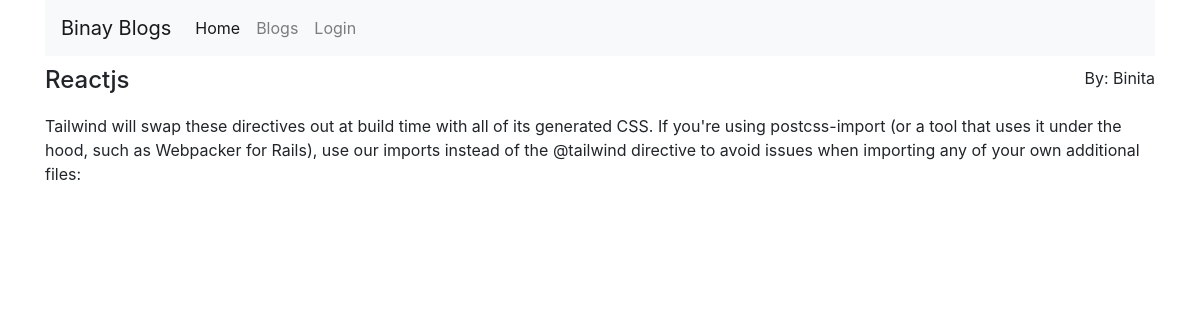
Page /blogs/3/ on the committed database.
### blogs/models.py (models this page shows, shortened)
class DateInformation(models.Model):
    created_at = models.DateTimeField(auto_now_add=True)
    updated_at = models.DateTimeField(auto_now=True)

class Blog(DateInformation):
    title= models.CharField(max_length=300)
    body = models.TextField()
    author_id = models.ForeignKey(Author,on_delete=models.CASCADE)

class Author(models.Model):
    user = models.ForeignKey(User,on_delete=models.CASCADE)
    name = models.CharField(max_length=300)
    def __str__(self):
        return self.name

### blogs/views.py (the view)
# urls.py: path('<int:blog_id>/',blog_detail,name="blog_detail"),
def blog_detail(request,blog_id):
    blog = get_object_or_404(Blog.objects.filter(pk=blog_id).select_related('author_id'))
    return render(request,'blogs/blog_detail.html',{'blog':blog})

### blogs/templates/blogs/blog_detail.html
{% extends 'myblogs/main.html' %}
{% block content%}
<div class="row" style="margin-top: 10px;">
    <h4> {{blog.title}} </h4> <hr>
    <p>  By: {{blog.author_id}}</p>
    <br>
    <br>
    <p>{{blog.body}}</p>
</div>
{% endblock content%}

### rows in the picture
Blog: title "Reactjs", author_id "Binita", body "Tailwind will swap these directives out at build time with all of its generated CSS. If you're using postcss-import (or a tool that uses it under the hood, such as Webpacker for Rails), use our imports instead of the @tailwind directive to avoid issues when importing any of your own additional files:"
